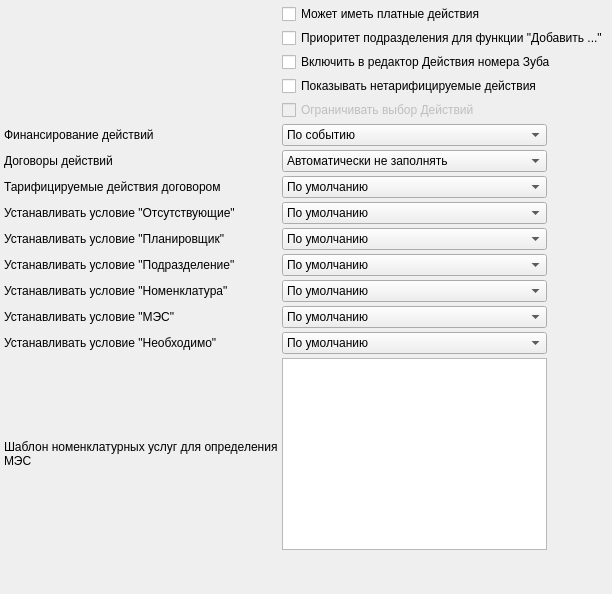
     <widget class="QWidget" name="tabActions">
      <attribute name="title">
       <string>Действия</string>
      </attribute>
      <layout class="QGridLayout" name="gridLayout_8">
       <property name="leftMargin">
        <number>4</number>
       </property>
       <property name="topMargin">
        <number>4</number>
       </property>
       <property name="rightMargin">
        <number>4</number>
       </property>
       <property name="bottomMargin">
        <number>4</number>
       </property>
       <property name="spacing">
        <number>4</number>
       </property>
       <item row="14" column="3">
        <widget class="QTextEdit" name="edtMesServiceMask"/>
       </item>
       <item row="11" column="1">
        <widget class="QLabel" name="lblNomenclatureCondition">
         <property name="sizePolicy">
          <sizepolicy hsizetype="Maximum" vsizetype="Preferred">
           <horstretch>0</horstretch>
           <verstretch>0</verstretch>
          </sizepolicy>
         </property>
         <property name="text">
          <string>Устанавливать условие &quot;Номенклатура&quot;</string>
         </property>
        </widget>
       </item>
       <item row="15" column="1">
        <spacer name="verticalSpacer_4">
         <property name="orientation">
          <enum>Qt::Vertical</enum>
         </property>
         <property name="sizeHint" stdset="0">
          <size>
           <width>20</width>
           <height>40</height>
          </size>
         </property>
        </spacer>
       </item>
       <item row="14" column="4">
        <spacer name="horizontalSpacer_13">
         <property name="orientation">
          <enum>Qt::Horizontal</enum>
         </property>
         <property name="sizeHint" stdset="0">
          <size>
           <width>40</width>
           <height>20</height>
          </size>
         </property>
        </spacer>
       </item>
       <item row="9" column="3">
        <widget class="QComboBox" name="cmbPlannerCondition">
         <item>
          <property name="text">
           <string>По умолчанию</string>
          </property>
         </item>
         <item>
          <property name="text">
           <string>Да</string>
          </property>
         </item>
         <item>
          <property name="text">
           <string>Нет</string>
          </property>
         </item>
        </widget>
       </item>
       <item row="4" column="3">
        <widget class="QCheckBox" name="chkLimitActionTypes">
         <property name="enabled">
          <bool>false</bool>
         </property>
         <property name="text">
          <string>Ограничивать выбор Действий</string>
         </property>
        </widget>
       </item>
       <item row="10" column="1">
        <widget class="QLabel" name="lblOrgStructureCondition">
         <property name="sizePolicy">
          <sizepolicy hsizetype="Maximum" vsizetype="Preferred">
           <horstretch>0</horstretch>
           <verstretch>0</verstretch>
          </sizepolicy>
         </property>
         <property name="text">
          <string>Устанавливать условие &quot;Подразделение&quot;</string>
         </property>
        </widget>
       </item>
       <item row="10" column="3">
        <widget class="QComboBox" name="cmbOrgStructureCondition">
         <item>
          <property name="text">
           <string>По умолчанию</string>
          </property>
         </item>
         <item>
          <property name="text">
           <string>Да</string>
          </property>
         </item>
         <item>
          <property name="text">
           <string>Нет</string>
          </property>
         </item>
        </widget>
       </item>
       <item row="9" column="1">
        <widget class="QLabel" name="lblPlannerCondition">
         <property name="sizePolicy">
          <sizepolicy hsizetype="Maximum" vsizetype="Preferred">
           <horstretch>0</horstretch>
           <verstretch>0</verstretch>
          </sizepolicy>
         </property>
         <property name="text">
          <string>Устанавливать условие &quot;Планировщик&quot;</string>
         </property>
        </widget>
       </item>
       <item row="7" column="1">
        <widget class="QLabel" name="lblContractCondition">
         <property name="sizePolicy">
          <sizepolicy hsizetype="Maximum" vsizetype="Preferred">
           <horstretch>0</horstretch>
           <verstretch>0</verstretch>
          </sizepolicy>
         </property>
         <property name="text">
          <string>Тарифицируемые действия договором</string>
         </property>
        </widget>
       </item>
       <item row="5" column="4">
        <spacer name="horizontalSpacer_11">
         <property name="orientation">
          <enum>Qt::Horizontal</enum>
         </property>
         <property name="sizeHint" stdset="0">
          <size>
           <width>40</width>
           <height>20</height>
          </size>
         </property>
        </spacer>
       </item>
       <item row="6" column="1">
        <widget class="QLabel" name="lblActionContract">
         <property name="sizePolicy">
          <sizepolicy hsizetype="Maximum" vsizetype="Preferred">
           <horstretch>0</horstretch>
           <verstretch>0</verstretch>
          </sizepolicy>
         </property>
         <property name="text">
          <string>Договоры действий</string>
         </property>
         <property name="buddy">
          <cstring>cmbActionContract</cstring>
         </property>
        </widget>
       </item>
       <item row="5" column="3">
        <widget class="QComboBox" name="cmbActionFinance">
         <property name="currentIndex">
          <number>1</number>
         </property>
         <item>
          <property name="text">
           <string>Автоматически не заполнять</string>
          </property>
         </item>
         <item>
          <property name="text">
           <string>По событию</string>
          </property>
         </item>
         <item>
          <property name="text">
           <string>По назначившему врачу</string>
          </property>
         </item>
         <item>
          <property name="text">
           <string>По исполнителю</string>
          </property>
         </item>
        </widget>
       </item>
       <item row="5" column="1">
        <widget class="QLabel" name="lblActionFinance">
         <property name="sizePolicy">
          <sizepolicy hsizetype="Maximum" vsizetype="Preferred">
           <horstretch>0</horstretch>
           <verstretch>0</verstretch>
          </sizepolicy>
         </property>
         <property name="text">
          <string>Финансирование действий</string>
         </property>
         <property name="buddy">
          <cstring>cmbActionFinance</cstring>
         </property>
        </widget>
       </item>
       <item row="7" column="3">
        <widget class="QComboBox" name="cmbContractCondition">
         <item>
          <property name="text">
           <string>По умолчанию</string>
          </property>
         </item>
         <item>
          <property name="text">
           <string>Да</string>
          </property>
         </item>
         <item>
          <property name="text">
           <string>Нет</string>
          </property>
         </item>
        </widget>
       </item>
       <item row="6" column="3">
        <widget class="QComboBox" name="cmbActionContract">
         <item>
          <property name="text">
           <string>Автоматически не заполнять</string>
          </property>
         </item>
         <item>
          <property name="text">
           <string>При возможности заполнять по событию </string>
          </property>
         </item>
        </widget>
       </item>
       <item row="2" column="3" colspan="2">
        <widget class="QCheckBox" name="chkIncludeTooth">
         <property name="text">
          <string>Включить в редактор Действия номера Зуба</string>
         </property>
        </widget>
       </item>
       <item row="0" column="3" colspan="2">
        <widget class="QCheckBox" name="chkCanHavePayableActions">
         <property name="text">
          <string>Может иметь платные действия</string>
         </property>
        </widget>
       </item>
       <item row="12" column="1">
        <widget class="QLabel" name="lblMESCondition">
         <property name="sizePolicy">
          <sizepolicy hsizetype="Maximum" vsizetype="Preferred">
           <horstretch>0</horstretch>
           <verstretch>0</verstretch>
          </sizepolicy>
         </property>
         <property name="text">
          <string>Устанавливать условие &quot;МЭС&quot;</string>
         </property>
        </widget>
       </item>
       <item row="1" column="3" colspan="2">
        <widget class="QCheckBox" name="chkOrgStructurePriorityForAddActions">
         <property name="text">
          <string>Приоритет подразделения для функции &quot;Добавить ...&quot;</string>
         </property>
        </widget>
       </item>
       <item row="13" column="3">
        <widget class="QComboBox" name="cmbRequiredCondition">
         <item>
          <property name="text">
           <string>По умолчанию</string>
          </property>
         </item>
         <item>
          <property name="text">
           <string>Да</string>
          </property>
         </item>
         <item>
          <property name="text">
           <string>Нет</string>
          </property>
         </item>
        </widget>
       </item>
       <item row="13" column="1">
        <widget class="QLabel" name="lblRequiredCondition">
         <property name="text">
          <string>Устанавливать условие &quot;Необходимо&quot;</string>
         </property>
        </widget>
       </item>
       <item row="12" column="3">
        <widget class="QComboBox" name="cmbMESCondition">
         <item>
          <property name="text">
           <string>По умолчанию</string>
          </property>
         </item>
         <item>
          <property name="text">
           <string>Да</string>
          </property>
         </item>
         <item>
          <property name="text">
           <string>Нет</string>
          </property>
         </item>
        </widget>
       </item>
       <item row="14" column="1">
        <widget class="QLabel" name="lblMesServiceMask">
         <property name="text">
          <string>Шаблон номенклатурных услуг для определения МЭС</string>
         </property>
         <property name="wordWrap">
          <bool>true</bool>
         </property>
        </widget>
       </item>
       <item row="11" column="3">
        <widget class="QComboBox" name="cmbNomenclatureCondition">
         <item>
          <property name="text">
           <string>По умолчанию</string>
          </property>
         </item>
         <item>
          <property name="text">
           <string>Да</string>
          </property>
         </item>
         <item>
          <property name="text">
           <string>Нет</string>
          </property>
         </item>
        </widget>
       </item>
       <item row="3" column="3">
        <widget class="QCheckBox" name="chkIncludeActionTypesWithoutService">
         <property name="text">
          <string>Показывать нетарифицируемые действия</string>
         </property>
        </widget>
       </item>
       <item row="8" column="1">
        <widget class="QLabel" name="lblOnlyNotExistsCondition">
         <property name="sizePolicy">
          <sizepolicy hsizetype="Maximum" vsizetype="Preferred">
           <horstretch>0</horstretch>
           <verstretch>0</verstretch>
          </sizepolicy>
         </property>
         <property name="text">
          <string>Устанавливать условие &quot;Отсутствующие&quot;</string>
         </property>
        </widget>
       </item>
       <item row="8" column="3">
        <widget class="QComboBox" name="cmbOnlyNotExistsCondition">
         <item>
          <property name="text">
           <string>По умолчанию</string>
          </property>
         </item>
         <item>
          <property name="text">
           <string>Да</string>
          </property>
         </item>
         <item>
          <property name="text">
           <string>Нет</string>
          </property>
         </item>
        </widget>
       </item>
      </layout>
     </widget>
